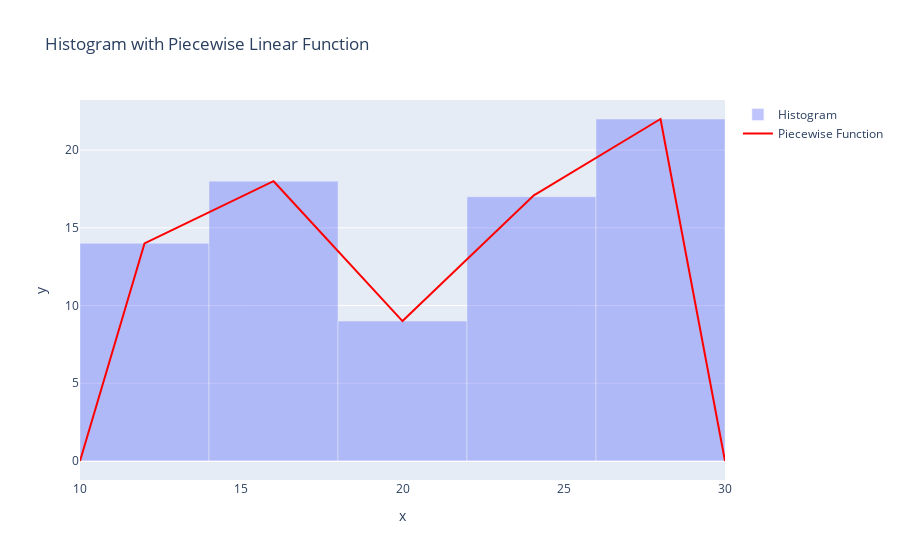

Notebook code for this chart:
### Code cell
x_vals, y_vals = [], []

actual = start
exprs = []
intervals = []

# First interval
exprs.append(f[0])
intervals.append((start, start + int_dif/2))

# Middle intervals
actual = start + int_dif/2
for i in range(1, bins):
    exprs.append(f[i])
    intervals.append((actual, actual+int_dif))
    actual += int_dif

# Last interval
exprs.append(f[bins])
intervals.append((actual, actual+int_dif/2))

# Sample each piecewise function
for expr, (a, b) in zip(exprs, intervals):
    func = lambdify(x, expr, 'numpy')
    xs = np.linspace(a, b, 50)
    ys = func(xs)
    x_vals.extend(xs)
    y_vals.extend(ys)

# Plot
fig = go.Figure()

bin_edges = np.linspace(start, end, bins+1)

fig.add_trace(go.Bar(
    x=(bin_edges[:-1] + bin_edges[1:]) / 2,  # centers for positioning
    y=heights,
    width=int_dif,
    opacity=0.4,
    name="Histogram"
))

# Piecewise line
fig.add_trace(go.Scatter(
    x=x_vals,
    y=y_vals,
    mode="lines",
    name="Piecewise Function",
    line=dict(color="red")
))

fig.update_layout(
    title="Histogram with Piecewise Linear Function",
    xaxis_title="x",
    yaxis_title="y",
    bargap=0
)

fig.show()

### Figure 1 — Plotly figure (JSON) as saved in the notebook; plotly's stock layout.template omitted (floating-point values rounded to 4 significant figures; data arrays with more than 128 entries replaced by an {"elided": "..."} marker saying what was removed)
{"data": [{"name": "Histogram", "opacity": 0.4, "type": "bar", "width": 4, "x": [12.0, 16.0, 20.0, 24.0, 28.0], "y": [14, 18, 9, 17, 22]}, {"line": {"color": "red"}, "mode": "lines", "name": "Piecewise Function", "type": "scatter", "x": {"elided": "300 float values"}, "y": {"elided": "300 float values"}}], "layout": {"bargap": 0, "title": {"text": "Histogram with Piecewise Linear Function"}, "xaxis": {"title": {"text": "x"}}, "yaxis": {"title": {"text": "y"}}}}
